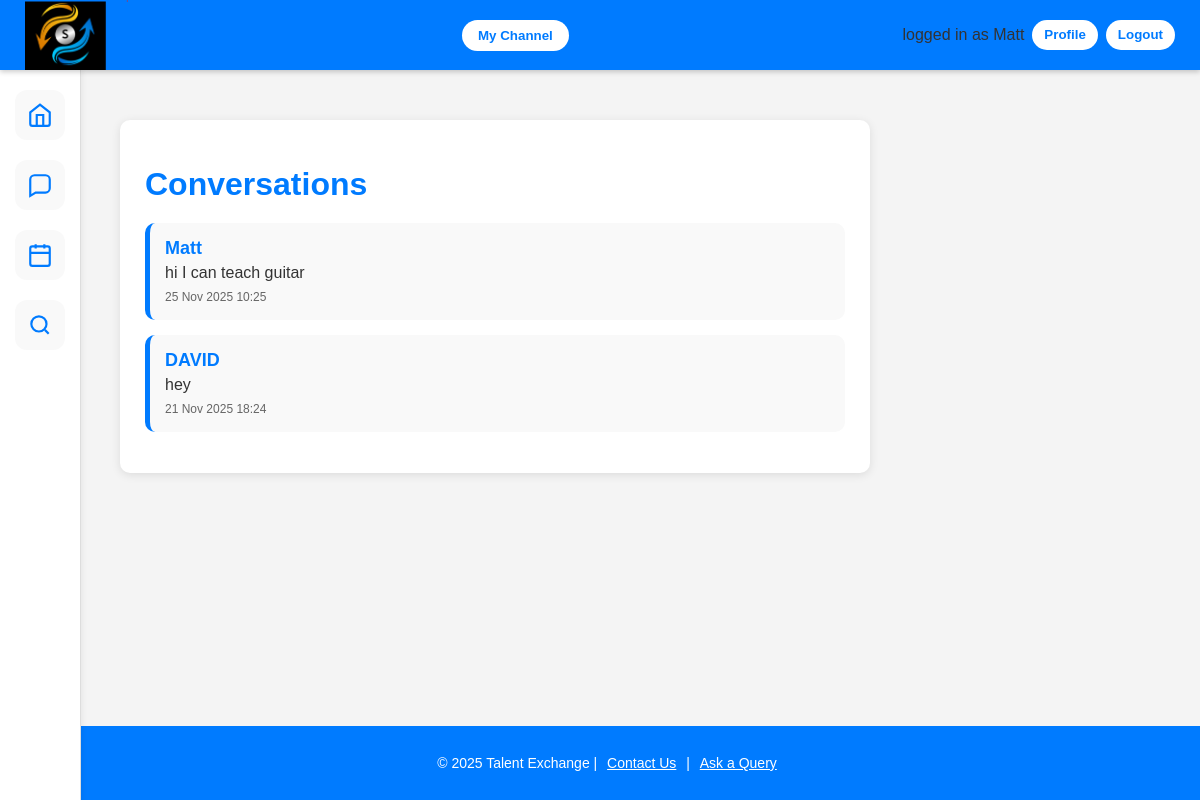
Before: /inbox (signed in) with the older database file.
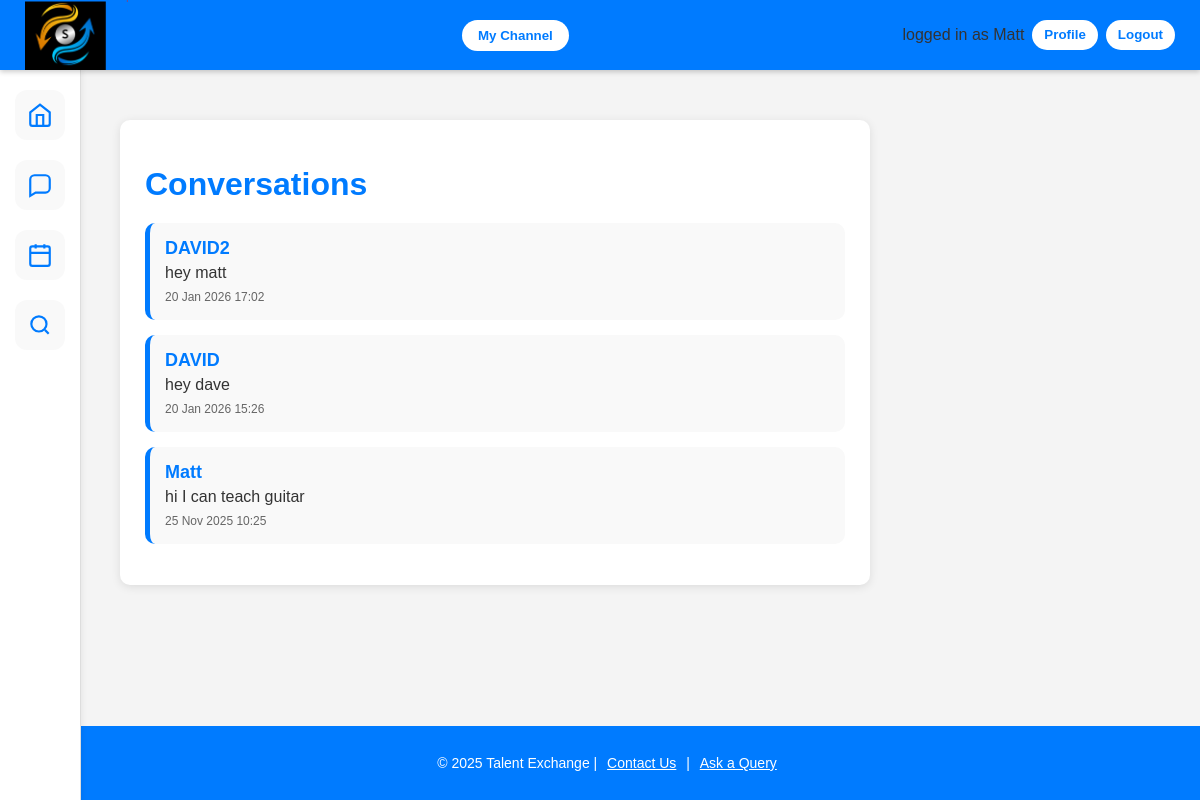
After: the same page with the newer database file.
### app.py (models this page shows)
class User(UserMixin, db.Model):
    id = db.Column(db.Integer, primary_key=True)
    username = db.Column(db.String(100), unique=True, nullable=False)
    password = db.Column(db.String(255), nullable=False)
    full_name = db.Column(db.String(120))
    country = db.Column(db.String(120))
    language = db.Column(db.String(120))
    dob = db.Column(db.String(20))
    teach_skills = db.Column(db.String(500))
    learn_skills = db.Column(db.String(500))

class Message(db.Model):
    id = db.Column(db.Integer, primary_key=True)
    sender_id = db.Column(db.Integer, db.ForeignKey('user.id'), nullable=False)
    receiver_id = db.Column(db.Integer, db.ForeignKey('user.id'), nullable=False)
    content = db.Column(db.Text, nullable=False)
    timestamp = db.Column(db.DateTime, default=datetime.utcnow)

### app.py (the view)
@app.route('/inbox')
@login_required
def inbox():
    user_id = current_user.id
    msgs = Message.query.filter(
        (Message.sender_id == user_id) |
        (Message.receiver_id == user_id)
    ).order_by(Message.timestamp.desc()).all()
    conversations = {}
    for m in msgs:
        other_id = m.sender_id if m.sender_id != user_id else m.receiver_id
        if other_id not in conversations:
            conversations[other_id] = m
    results = []
    for other_user_id, message in conversations.items():
        other_user = User.query.get(other_user_id)
        results.append({
            "user": other_user,
            "message": message
        })
    return render_template('inbox.html', conversations=results)

### app.py (called while the page is built)
@login_manager.user_loader
def load_user(user_id):
    return User.query.get(int(user_id))

### templates/inbox.html (shortened to what this page needs)
<!DOCTYPE html>
<html lang="en">
<head>
    <link rel="stylesheet" href="{{ url_for('static', filename='CSS/inbox.css') }}">
</head>
<body>
<nav>
    <div class="nav-left">
        <a href="{{ url_for('home') }}">
            <img src="{{ url_for('static', filename='images/Screenshot 2025-10-20 172925.png') }}" alt="Logo" class="logo">
        </a>
    </div>
{% if current_user.is_authenticated %}
    <a href="{{ url_for('channel') }}"><button class="channel-btn">My Channel</button></a>
{% endif %}
    <div class="nav-right">
    <div class="btn-row">
        {% if current_user.is_authenticated %}
            <span class="welcome-text">logged in as {{ current_user.username }}</span>
            <a href="{{ url_for('profile') }}"><button class="nav-btn">Profile</button></a>
            <a href="{{ url_for('logout') }}"><button class="nav-btn">Logout</button></a>
        {% else %}
            <a href="{{ url_for('login') }}"><button class="nav-btn">Login</button></a>
            <a href="{{ url_for('register') }}"><button class="nav-btn">Register</button></a>
        {% endif %}
    </div>
    </div>
</nav>
<div class="sidebar">
    <a href="{{ url_for('home') }}" title="Home">
        <svg viewBox="0 0 24 24">
            <path d="M3 9.5l9-7 9 7V20a2 2 0 0 1-2 2H5a2 2 0 0 1-2-2V9.5z"></path>
            <path d="M9 22V12h6v10"></path>
        </svg>
    </a>
    <a href="{{ url_for('inbox') }}" title="Messaging">
        <svg viewBox="0 0 24 24">
            <path d="M21 15a4 4 0 0 1-4 4H8l-5 3V7a4 4 0 0 1 4-4h10a4 4 0 0 1 4 4z"></path>
        </svg>
    </a>
    <a href="#" title="Schedule">
        <svg viewBox="0 0 24 24">
            <rect x="3" y="4" width="18" height="18" rx="2"></rect>
            <path d="M16 2v4M8 2v4M3 10h18"></path>
        </svg>
    </a>
    <a href="{{ url_for('search') }}" title="Search">
        <svg viewBox="0 0 24 24">
            <circle cx="11" cy="11" r="7"></circle>
            <path d="M20 20l-3.5-3.5"></path>
        </svg>
    </a>
</div>
<div class="container">
    <h1>Conversations</h1>
    {% if conversations %}
    <ul class="msg-list">
    {% for convo in conversations %}
        <li>
            <a href="{{ url_for('message_user', user_id=convo.user.id) }}">
                <div class="msg-card">
                    <strong>{{ convo.user.username }}</strong>
                    <p>{{ convo.message.content[:50] }}{% if convo.message.content|length > 50 %}...{% endif %}</p>
                    <small>{{ convo.message.timestamp.strftime('%d %b %Y %H:%M') }}</small>
                </div>
            </a>
        </li>
    {% endfor %}
    </ul>
{% else %}
    <p class="empty">You have no messages yet.</p>
{% endif %}
</div>
    <footer>
        <div class="footer-content">
            <p>&copy; 2025 Talent Exchange | <a href="#">Contact Us</a> | <a href="#">Ask a Query</a></p>
        </div>
    </footer>
</body>
</html>

Changed rows visible on the page:
no longer on this page (row unchanged): Message: message "hey", message.timestamp "21 Nov 2025 18:24"
added User: user.username "DAVID2"
added Message: message "hey matt", message.timestamp "20 Jan 2026 17:02"
added Message: message "hey dave", message.timestamp "20 Jan 2026 15:26"
Other visible differences:
new list line: "DAVID"
list line gone: "DAVID"
